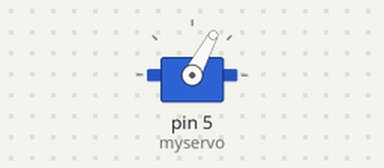
Bench run of a sketch on a simulated Arduino Uno, built with avr-gcc and run on an emulated ATmega328P. Parts: servo.

Above: at 1.41 s.
At 2.9 s:
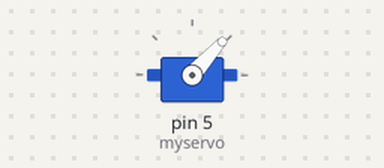
At 5.7 s:
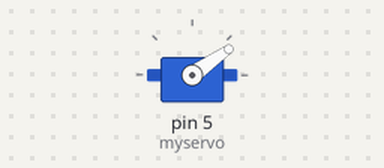
At 10.8 s:
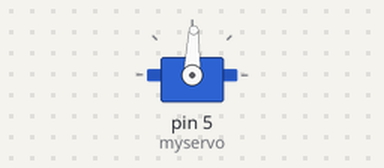
Timing chart, 0 to 12.3 s (numbered marks = the images above):
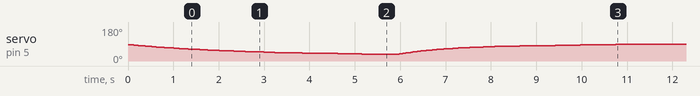

The sketch:

UsandoServoHparaSuavizar.ino
```cpp
#include <Servo.h> //librería servo de arduino

Servo myservo; //se identifica el servo
int myservoNEW=0, myservoPrev=0, myservoSmooth=0; //variables para controlar el servo
int flag1=0, flag2=0; //banderas para salir de posibles ciclos infinitos

void setup() {
  myservo.attach(5); //Indicamos el pin donde se encuentra el servo
  myservo.writeMicroseconds(1450); //posición inicial del servo

  //moveremos el servo desde la posición 1450 a la 900
  myservoNEW=900; //Nueva posición deseada
  myservoPrev=1450; //Posición anterior del servo

  while(myservoPrev > myservoNEW) { //mientras la posición anterior sea mayor a la nueva
    myservoSmooth=(myservoNEW * 0.01)+(myservoPrev * 0.99); //operación matemática para suavizar
    myservo.writeMicroseconds(myservoSmooth);
    myservoPrev = myservoSmooth;
    delay(25);
  }

  //moveremos el servo desde la posición 900 a la 1450
  myservoNEW=1450; //nueva posición deseada

  while(myservoPrev < myservoNEW) { //mientras la posición nueva sea mayor a la anterior
    flag1=myservoPrev; //guardamos la posición anterior en la bandera 1
    myservoSmooth=(myservoNEW * 0.02)+(myservoPrev * 0.98); //operación matemática para suavizar
    myservo.writeMicroseconds(myservoSmooth);
    myservoPrev = myservoSmooth;
    flag2=myservoSmooth; //guardamos la posición que se envió al servo en la bandera 2
    if(flag1 == flag2){ //si son iguales bandera 1 con bandera 2 entonces
      myservoPrev = myservoPrev + 1; //al valor anterior del servo se le suma 1
      //para así romper cualquier posibilidad de un ciclo infinito
    }
    delay(25);
  }
}

void loop() {
}
```
